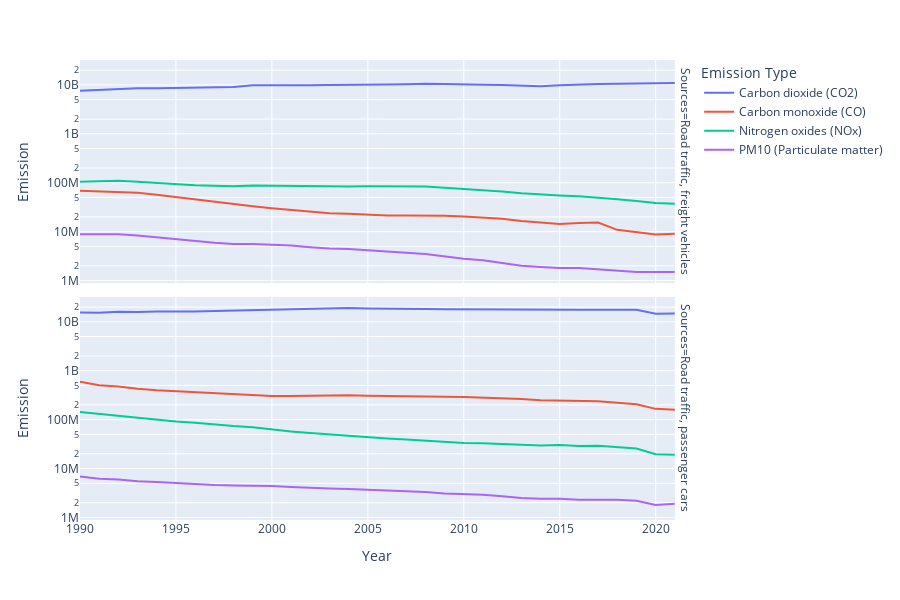

The cell this chart's notebook holds for it:
### Markdown cell above
Two line graphs are plotted to illustrate the changes of emission per vehicle-kilometer during the 30-year period from 1990 to 2020. There are 4 types of emission considered,namely CO2, CO, NOx and PM10. These graphs are based on the figures of freight vehicles and passenger cars. 

In terms of CO2, the field of freight vehicles experienced a considerable decrease in the amount of CO2 released per kilometer from 1990 to 2005, then relatively stable amounts were recorded until 2020. This contrasts with the trend of passenger cars during the same period. Within the first 15 years, the emission of CO2 per passenger car kilometer remained nearly unchanged before it had a significant drop from 2005 to 2020. This fall may be a positive effect of the Kyoto Protocol, an international treaty adopted in Kyoto, Japan in 1997 with the aim to reduce the emissions of six greenhouse gases with CO2 as the most important one. Under the Kyoto Protocol, the European Union Emission Trading System started in 2005 and effectively led to a decrease in CO2 emission per kilometer in the Netherlands. Besides, Dutch effort in promoting electric transport since 2010 also contributed to this decrease.

With regard to the remaining three types of emission which are CO, NOx, PM10, a gradual slight decrease in the amount of emission of each type per kilometer was recorded for both freight vehicles and passenger cars. Remarkably, while the emisison of NOx is higher than that of CO for freight vehicles, the data of CO surpassed the data of NOx for passenger cars over 30 years.

### Code cell
px.line(vehicle_data, x="Year", y="Emission", color="Emission Type", facet_row="Sources", log_y=True, height=600)

### Figure 1 — Plotly figure (JSON) as saved in the notebook; plotly's stock layout.template omitted (floating-point values rounded to 4 significant figures)
{"data": [{"hovertemplate": "Emission Type=Carbon dioxide (CO2)<br>Sources=Road traffic, freight vehicles<br>Year=%{x}<br>Emission=%{y}<extra></extra>", "legendgroup": "Carbon dioxide (CO2)", "line": {"color": "#636efa", "dash": "solid"}, "marker": {"symbol": "circle"}, "mode": "lines", "name": "Carbon dioxide (CO2)", "orientation": "v", "showlegend": true, "type": "scatter", "x": [1990, 1991, 1992, 1993, 1994, 1995, 1996, 1997, 1998, 1999, 2000, 2001, 2002, 2003, 2004, 2005, 2006, 2007, 2008, 2009, 2010, 2011, 2012, 2013, 2014, 2015, 2016, 2017, 2018, 2019, 2020, 2021], "xaxis": "x2", "y": [7600000000, 7900000000, 8400000000, 8500000000, 8500000000, 8600000000, 8600000000, 8800000000, 9100000000, 9800000000, 9700000000, 9800000000, 9800000000, 9900000000, 10100000000, 10200000000, 10200000000, 10300000000, 10600000000, 10400000000, 10400000000, 10100000000, 9900000000, 9500000000, 9400000000, 9800000000, 10200000000, 10400000000, 10600000000, 10700000000, 10600000000, 11000000000], "yaxis": "y2"}, {"hovertemplate": "Emission Type=Carbon dioxide (CO2)<br>Sources=Road traffic, passenger cars<br>Year=%{x}<br>Emission=%{y}<extra></extra>", "legendgroup": "Carbon dioxide (CO2)", "line": {"color": "#636efa", "dash": "solid"}, "marker": {"symbol": "circle"}, "mode": "lines", "name": "Carbon dioxide (CO2)", "orientation": "v", "showlegend": false, "type": "scatter", "x": [1990, 1991, 1992, 1993, 1994, 1995, 1996, 1997, 1998, 1999, 2000, 2001, 2002, 2003, 2004, 2005, 2006, 2007, 2008, 2009, 2010, 2011, 2012, 2013, 2014, 2015, 2016, 2017, 2018, 2019, 2020, 2021], "xaxis": "x", "y": [15500000000, 15400000000, 16100000000, 15900000000, 16300000000, 16100000000, 16300000000, 16700000000, 17000000000, 17700000000, 17800000000, 18000000000, 18400000000, 18600000000, 19100000000, 18800000000, 18800000000, 18600000000, 18300000000, 18100000000, 18000000000, 17900000000, 17600000000, 17400000000, 17200000000, 17300000000, 17600000000, 17700000000, 17800000000, 17600000000, 14600000000, 14800000000], "yaxis": "y"}, {"hovertemplate": "Emission Type=Carbon monoxide (CO)<br>Sources=Road traffic, freight vehicles<br>Year=%{x}<br>Emission=%{y}<extra></extra>", "legendgroup": "Carbon monoxide (CO)", "line": {"color": "#EF553B", "dash": "solid"}, "marker": {"symbol": "circle"}, "mode": "lines", "name": "Carbon monoxide (CO)", "orientation": "v", "showlegend": true, "type": "scatter", "x": [1990, 1991, 1992, 1993, 1994, 1995, 1996, 1997, 1998, 1999, 2000, 2001, 2002, 2003, 2004, 2005, 2006, 2007, 2008, 2009, 2010, 2011, 2012, 2013, 2014, 2015, 2016, 2017, 2018, 2019, 2020, 2021], "xaxis": "x2", "y": [68600000, 66200000, 65000000, 62300000, 56500000, 50700000, 44700000, 39800000, 35800000, 33200000.0, 30100000, 27700000, 25500000, 23700000, 23100000, 22000000, 21400000, 21500000, 21600000, 21100000, 20300000, 19400000, 18300000, 16600000.0, 15400000, 14300000, 15000000, 15400000, 10900000, 9700000, 8700000, 9100000], "yaxis": "y2"}, {"hovertemplate": "Emission Type=Carbon monoxide (CO)<br>Sources=Road traffic, passenger cars<br>Year=%{x}<br>Emission=%{y}<extra></extra>", "legendgroup": "Carbon monoxide (CO)", "line": {"color": "#EF553B", "dash": "solid"}, "marker": {"symbol": "circle"}, "mode": "lines", "name": "Carbon monoxide (CO)", "orientation": "v", "showlegend": false, "type": "scatter", "x": [1990, 1991, 1992, 1993, 1994, 1995, 1996, 1997, 1998, 1999, 2000, 2001, 2002, 2003, 2004, 2005, 2006, 2007, 2008, 2009, 2010, 2011, 2012, 2013, 2014, 2015, 2016, 2017, 2018, 2019, 2020, 2021], "xaxis": "x", "y": [592800000, 502600000, 475400000, 427000000, 398200000, 379500000, 364500000, 342400000, 323800000, 316100000, 303400000, 304600000, 309700000, 313100000, 314900000, 307800000, 305200000, 308200000, 300000000, 294300000, 289900000, 283300000, 271900000, 262800000, 249500000, 246700000, 236800000, 237600000, 221500000, 206400000, 166100000, 159000000], "yaxis": "y"}, {"hovertemplate": "Emission Type=Nitrogen oxides (NOx)<br>Sources=Road traffic, freight vehicles<br>Year=%{x}<br>Emission=%{y}<extra></extra>", "legendgroup": "Nitrogen oxides (NOx)", "line": {"color": "#00cc96", "dash": "solid"}, "marker": {"symbol": "circle"}, "mode": "lines", "name": "Nitrogen oxides (NOx)", "orientation": "v", "showlegend": true, "type": "scatter", "x": [1990, 1991, 1992, 1993, 1994, 1995, 1996, 1997, 1998, 1999, 2000, 2001, 2002, 2003, 2004, 2005, 2006, 2007, 2008, 2009, 2010, 2011, 2012, 2013, 2014, 2015, 2016, 2017, 2018, 2019, 2020, 2021], "xaxis": "x2", "y": [104600000, 108200000, 110100000, 105300000, 98900000, 95100000, 89300000, 86300000, 84500000, 87600000, 86400000, 85200000, 83600000, 82800000, 83500000, 84500000, 84300000, 85200000, 84200000, 79400000, 75000000, 71100000, 66500000, 60700000, 56900000, 55000000, 53100000, 50100000, 46200000, 42400000, 38400000, 37000000], "yaxis": "y2"}, {"hovertemplate": "Emission Type=Nitrogen oxides (NOx)<br>Sources=Road traffic, passenger cars<br>Year=%{x}<br>Emission=%{y}<extra></extra>", "legendgroup": "Nitrogen oxides (NOx)", "line": {"color": "#00cc96", "dash": "solid"}, "marker": {"symbol": "circle"}, "mode": "lines", "name": "Nitrogen oxides (NOx)", "orientation": "v", "showlegend": false, "type": "scatter", "x": [1990, 1991, 1992, 1993, 1994, 1995, 1996, 1997, 1998, 1999, 2000, 2001, 2002, 2003, 2004, 2005, 2006, 2007, 2008, 2009, 2010, 2011, 2012, 2013, 2014, 2015, 2016, 2017, 2018, 2019, 2020, 2021], "xaxis": "x", "y": [142700000, 130400000, 121900000, 109300000, 100600000, 91200000, 86200000, 79500000, 73800000, 70100000, 63000000, 57500000, 53100000, 49500000, 46900000, 43300000, 40900000, 39100000, 36700000, 34400000, 33300000.0, 32900000, 32100000, 30900000, 29700000, 30200000, 28900000, 29200000, 27600000, 25700000, 19600000, 19100000], "yaxis": "y"}, {"hovertemplate": "Emission Type=PM10 (Particulate matter)<br>Sources=Road traffic, freight vehicles<br>Year=%{x}<br>Emission=%{y}<extra></extra>", "legendgroup": "PM10 (Particulate matter)", "line": {"color": "#ab63fa", "dash": "solid"}, "marker": {"symbol": "circle"}, "mode": "lines", "name": "PM10 (Particulate matter)", "orientation": "v", "showlegend": true, "type": "scatter", "x": [1990, 1991, 1992, 1993, 1994, 1995, 1996, 1997, 1998, 1999, 2000, 2001, 2002, 2003, 2004, 2005, 2006, 2007, 2008, 2009, 2010, 2011, 2012, 2013, 2014, 2015, 2016, 2017, 2018, 2019, 2020, 2021], "xaxis": "x2", "y": [8800000, 8900000, 8800000, 8300000.0, 7600000, 7000000, 6400000, 5900000, 5600000, 5600000, 5400000, 5200000, 4800000, 4500000, 4400000, 4200000, 3900000, 3700000, 3500000, 3100000, 2800000, 2600000, 2300000, 2000000, 1900000, 1800000, 1800000, 1700000, 1600000, 1500000, 1500000, 1500000], "yaxis": "y2"}, {"hovertemplate": "Emission Type=PM10 (Particulate matter)<br>Sources=Road traffic, passenger cars<br>Year=%{x}<br>Emission=%{y}<extra></extra>", "legendgroup": "PM10 (Particulate matter)", "line": {"color": "#ab63fa", "dash": "solid"}, "marker": {"symbol": "circle"}, "mode": "lines", "name": "PM10 (Particulate matter)", "orientation": "v", "showlegend": false, "type": "scatter", "x": [1990, 1991, 1992, 1993, 1994, 1995, 1996, 1997, 1998, 1999, 2000, 2001, 2002, 2003, 2004, 2005, 2006, 2007, 2008, 2009, 2010, 2011, 2012, 2013, 2014, 2015, 2016, 2017, 2018, 2019, 2020, 2021], "xaxis": "x", "y": [6900000, 6200000, 6000000, 5500000, 5300000, 5000000, 4800000, 4600000, 4500000, 4500000, 4400000, 4200000, 4000000, 3900000, 3800000, 3700000, 3600000, 3500000, 3300000, 3100000, 3000000, 2900000, 2700000, 2500000, 2400000, 2400000, 2300000, 2300000, 2300000, 2200000, 1800000, 1900000], "yaxis": "y"}], "layout": {"annotations": [{"font": {}, "showarrow": false, "text": "Sources=Road traffic, passenger cars", "textangle": 90, "x": 0.98, "xanchor": "left", "xref": "paper", "y": 0.2425, "yanchor": "middle", "yref": "paper"}, {"font": {}, "showarrow": false, "text": "Sources=Road traffic, freight vehicles", "textangle": 90, "x": 0.98, "xanchor": "left", "xref": "paper", "y": 0.7575, "yanchor": "middle", "yref": "paper"}], "height": 600, "legend": {"title": {"text": "Emission Type"}, "tracegroupgap": 0}, "margin": {"t": 60}, "xaxis": {"anchor": "y", "autorange": true, "domain": [0, 0.98], "range": [1990, 2021], "title": {"text": "Year"}, "type": "linear"}, "xaxis2": {"anchor": "y2", "autorange": true, "domain": [0, 0.98], "matches": "x", "range": [1990, 2021], "showticklabels": false, "type": "linear"}, "yaxis": {"anchor": "x", "autorange": true, "domain": [0, 0.485], "range": [5.948, 10.51], "title": {"text": "Emission"}, "type": "log"}, "yaxis2": {"anchor": "x2", "autorange": true, "domain": [0.515, 1], "matches": "y", "range": [5.948, 10.51], "title": {"text": "Emission"}, "type": "log"}}}
